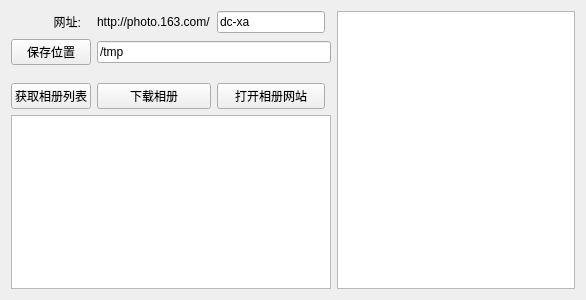
<?xml version="1.0" encoding="UTF-8"?>
<ui version="4.0">
 <class>Form</class>
 <widget class="QWidget" name="Form">
  <property name="geometry">
   <rect>
    <x>0</x>
    <y>0</y>
    <width>586</width>
    <height>300</height>
   </rect>
  </property>
  <property name="windowTitle">
   <string>网易相册下载工具</string>
  </property>
  <layout class="QGridLayout" name="gridLayout">
   <item row="5" column="0" colspan="5">
    <widget class="QTextBrowser" name="tb_result">
     <property name="html">
      <string>&lt;!DOCTYPE HTML PUBLIC &quot;-//W3C//DTD HTML 4.0//EN&quot; &quot;http://www.w3.org/TR/REC-html40/strict.dtd&quot;&gt;
&lt;html&gt;&lt;head&gt;&lt;meta name=&quot;qrichtext&quot; content=&quot;1&quot; /&gt;&lt;style type=&quot;text/css&quot;&gt;
p, li { white-space: pre-wrap; }
&lt;/style&gt;&lt;/head&gt;&lt;body style=&quot; font-family:'Ubuntu'; font-size:11pt; font-weight:400; font-style:normal;&quot;&gt;
&lt;p style=&quot;-qt-paragraph-type:empty; margin-top:0px; margin-bottom:0px; margin-left:0px; margin-right:0px; -qt-block-indent:0; text-indent:0px;&quot;&gt;&lt;br /&gt;&lt;/p&gt;&lt;/body&gt;&lt;/html&gt;</string>
     </property>
     <property name="openExternalLinks">
      <bool>true</bool>
     </property>
    </widget>
   </item>
   <item row="0" column="6" rowspan="6">
    <widget class="QListWidget" name="lw_list">
     <property name="sizePolicy">
      <sizepolicy hsizetype="Maximum" vsizetype="Expanding">
       <horstretch>0</horstretch>
       <verstretch>0</verstretch>
      </sizepolicy>
     </property>
     <property name="maximumSize">
      <size>
       <width>300</width>
       <height>16777215</height>
      </size>
     </property>
     <property name="tabKeyNavigation">
      <bool>true</bool>
     </property>
     <property name="alternatingRowColors">
      <bool>true</bool>
     </property>
     <property name="selectionMode">
      <enum>QAbstractItemView::MultiSelection</enum>
     </property>
    </widget>
   </item>
   <item row="1" column="2" colspan="3">
    <widget class="QLineEdit" name="le_path">
     <property name="text">
      <string>/tmp</string>
     </property>
    </widget>
   </item>
   <item row="1" column="0" colspan="2">
    <widget class="QPushButton" name="pb_save_path">
     <property name="text">
      <string>保存位置</string>
     </property>
    </widget>
   </item>
   <item row="0" column="1">
    <widget class="QLabel" name="lb_url">
     <property name="text">
      <string>网址:   </string>
     </property>
     <property name="alignment">
      <set>Qt::AlignRight|Qt::AlignTrailing|Qt::AlignVCenter</set>
     </property>
    </widget>
   </item>
   <item row="0" column="2">
    <widget class="QLabel" name="lb_host">
     <property name="text">
      <string>http://photo.163.com/</string>
     </property>
    </widget>
   </item>
   <item row="0" column="3">
    <widget class="QLineEdit" name="le_blog_name">
     <property name="sizePolicy">
      <sizepolicy hsizetype="Minimum" vsizetype="Fixed">
       <horstretch>0</horstretch>
       <verstretch>0</verstretch>
      </sizepolicy>
     </property>
     <property name="text">
      <string>dc-xa</string>
     </property>
    </widget>
   </item>
   <item row="4" column="0" colspan="2">
    <widget class="QPushButton" name="pb_query_list">
     <property name="text">
      <string>获取相册列表</string>
     </property>
    </widget>
   </item>
   <item row="4" column="2">
    <widget class="QPushButton" name="pb_download_list">
     <property name="text">
      <string>下载相册</string>
     </property>
    </widget>
   </item>
   <item row="4" column="3">
    <widget class="QPushButton" name="pb_open_website">
     <property name="text">
      <string>打开相册网站</string>
     </property>
    </widget>
   </item>
  </layout>
 </widget>
 <resources/>
 <connections/>
</ui>
